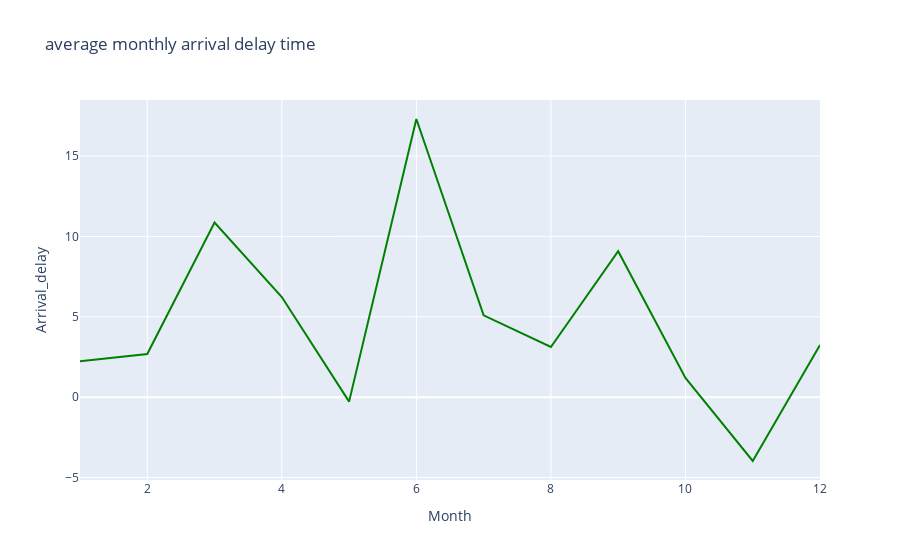

Notebook code for this chart:
### Markdown cell above
#### To do:

*   Create a line plot with x-axis being the month and y-axis being computed average delay time. Update plot title,\
    xaxis, and yaxis title.

*   Hint: Scatter and line plot vary by updating mode parameter.

### Code cell
# Create line plot here
fig = go.Figure(data=go.Scatter(x=line_data['Month'], y=line_data['ArrDelay'], mode='lines', marker=dict(color='green')))
fig.update_layout(title='average monthly arrival delay time', xaxis_title='Month', yaxis_title='Arrival_delay')

fig.show()

### Figure 1 — Plotly figure (JSON) as saved in the notebook; plotly's stock layout.template omitted (floating-point values rounded to 4 significant figures)
{"data": [{"marker": {"color": "green"}, "mode": "lines", "x": [1, 2, 3, 4, 5, 6, 7, 8, 9, 10, 11, 12], "y": [2.233, 2.688, 10.87, 6.229, -0.2791, 17.31, 5.089, 3.122, 9.081, 1.2, -3.975, 3.241], "type": "scatter"}], "layout": {"title": {"text": "average monthly arrival delay time"}, "xaxis": {"title": {"text": "Month"}, "type": "linear", "range": [1, 12], "autorange": true}, "yaxis": {"title": {"text": "Arrival_delay"}, "type": "linear", "range": [-5.158, 18.49], "autorange": true}, "autosize": true}}
